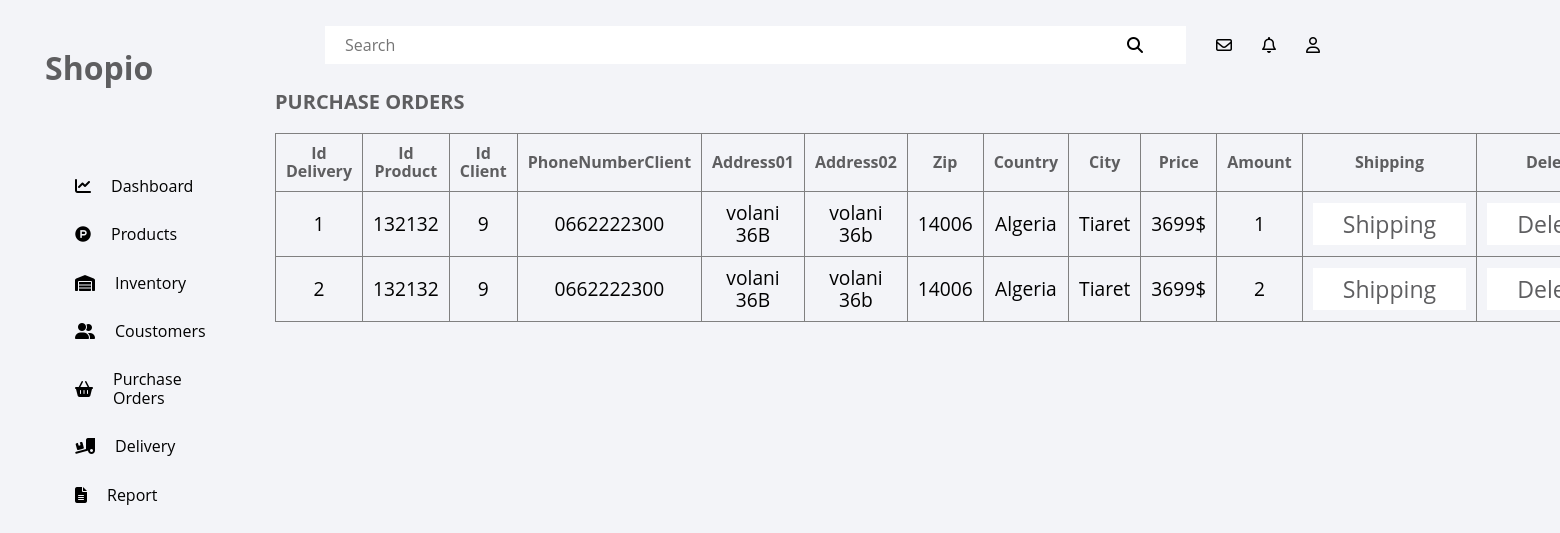
Page /admin/purchase_orders.php (signed in) on the committed database.
### tables this page shows
CREATE TABLE `shipping` (
  `idShipping` int(11) NOT NULL,
  `idProduct` int(11) NOT NULL,
  `IdClient` int(11) NOT NULL,
  `PhoneNumberClient` int(11) NOT NULL,
  `address01` varchar(1000) NOT NULL,
  `address02` varchar(1000) NOT NULL,
  `zip` int(11) NOT NULL,
  `country` varchar(20) NOT NULL,
  `city` varchar(20) NOT NULL,
  `Price` int(11) NOT NULL,
  `amount` int(11) NOT NULL
);

### admin/purchase_orders.php (the view, shortened to what this page needs)
<!DOCTYPE html>
<html lang="en">
<head>
    <link rel="stylesheet" href="Css/dashboard.css">
    <link rel="stylesheet" href="Css/purchase_orders.css">
    <link rel="stylesheet" href="Css/normalize.css">
    <link rel="stylesheet" href="Css/all.min.css">
</head>
<body>
<?php
        $host = "127.0.0.1";
        $user = "root";
        $pass = '';
        $db = 'e-commerce';
        $port = '3306';
        $con = mysqli_connect($host,$user,$pass,$db,$port);
    ?>
    <div class="admin_panel">
        <div class="menu">
            <div class="container">
                <ul>
                    <li class="search">
                        <form action="purchase_orders.php">
                            <input type="search" name="search_input" placeholder="Search">
                            <i class="fas fa-search"></i>
                        </form>
                    </li>
                    <li><i class="fa-regular fa-envelope"></i></li>
                    <li><i class="fa-regular fa-bell"></i></li>
                    <li><i class="far fa-user"></i></li>
                </ul>
            </div>
        </div>
        <div class="sideBar">
            <div class="container">
                <div class="bar">
                    <h1 id="logo"><a href="#">Shopio</a></h1>
                    <div class="explor">
                        <div class="box">
                        <i class="fa-solid fa-chart-line"></i>
                            <a href="dashboard.php">Dashboard</a>
                        </div>
                        <div class="box">
                            <i class="fab fa-product-hunt"></i>
                            <a href="prodects.php">Products</a>
                        </div>
                        <div class="box">
                            <i class="fa-solid fa-warehouse"></i>
                            <a href="inventory.php">Inventory</a>
                        </div>
                        <div class="box">
                            <i class="fas fa-user-friends"></i>
                            <a href="coustomers.php">Coustomers</a>
                        </div>
                        <div class="box">
                            <i class="fa-solid fa-basket-shopping"></i>
                            <a href="purchase_orders.php">Purchase Orders</a>
                        </div>
                        <div class="box">
                            <i class="fas fa-truck-loading"></i>
                            <a href="delivery.php">Delivery</a>
                        </div>
                        <div class="box">
                            <i class="fas fa-file-alt"></i>
                            <a href="report.php">Report</a>
                        </div>
                    </div>
                </div>
            </div>
        </div>
        <div class="content">
            <div class="container">
                <div class="titel">
                    <h3>PURCHASE ORDERS</h3>
                </div>
                <div class="table">
                    <table border="1" cellpadding='0'>
                        <thead>
                            <tr>
                                <th>Id Delivery</th>
                                <th>Id Product</th>
                                <th>Id Client</th>
                                <th>PhoneNumberClient</th>
                                <th>Address01</th>
                                <th>Address02</th>
                                <th>Zip</th>
                                <th>Country</th>
                                <th>City</th>
                                <th>Price</th>
                                <th>Amount</th>
                                <th>Shipping</th>
                                <th>Delete</th>
                            </tr>
                        </thead>
                        <tbody>
                            <?php
                            if(empty($_GET['search_input']))
                            $sql = "SELECT * FROM `shipping`";
                            else{
                                $search_input = $_GET['search_input'];
                                $sql = "SELECT * FROM `shipping` where idShipping like '%$search_input%'";
                            }
                    $result = mysqli_query($con, $sql);
                    while ($row = mysqli_fetch_assoc($result)){
                        $idDelivery = $row['idShipping'];
                        $idProduct = $row['idProduct'];
                        $IdClient = $row['IdClient'];
                        $PhoneNumberClient = $row['PhoneNumberClient'];
                        $address01 = $row['address01'];
                        $address02 = $row['address02'];
                        $zip = $row['zip'];
                        $country = $row['country'];
                        $city = $row['city'];
                        $Price = $row['Price'];
                        $amount = $row['amount'];
                        echo '<tr>
                        <td>'.$idDelivery.'</td>
                        <td>'.$idProduct.'</td>
                        <td>'.$IdClient.'</td>
                        <td>0'.$PhoneNumberClient.'</td>
                        <td>'.$address01.'</td>
                        <td>'.$address02.'</td>
                        <td>'.$zip.'</td>
                        <td>'.$country.'</td>
                        <td>'.$city.'</td>
                        <td>'.$Price.'$</td>
                        <td>'.$amount.'</td>
                        <td><a href="shipping.php?idDelivery='.$idDelivery.'&'.
                        'idProduct='. $idProduct .'&'.
                        'IdClient='. $IdClient .'&'.
                        'PhoneNumberClient'. $PhoneNumberClient .'&'.
                        'address01='. $address01 .'&'.
                        'address02='. $address02 .'&'.
                        'zip='. $zip .'&'.
                        'country='. $country .'&'.
                        'city='. $city .'&'.
                        'Price='. $Price .'&'.
                        'amount='. $amount .'&'.
                        '" class="btnDelete">Shipping</a></td>
                        <td><a href="delete.php?idDelivery='.$idDelivery.'&tabel=PURCHASEORDERS" class="btnDelete">Delete</a></td>
                        </tr>';
                    }
                    ?>
                        </tbody>
                    </table>
                </div>
            </div>
        </div>
    </div>
</body>
</html>

### admin/Css/dashboard.css (style rules this page uses)
:root { --main-color: #f3f4f8; --sec-color: #5e5e60; --text-color-white: #eeeeee; --text-color-black: #191919; --image-color: #19191952; }
* { -webkit-box-sizing: border-box; -moz-box-sizing: border-box; box-sizing: border-box; }
html { scroll-behavior: smooth; }
body { font-family: "Open Sans", sans-serif; background-color: var(--main-color); }
.container { padding-left: 15px; padding-right: 15px; margin-left: auto; margin-right: auto; }
@media (min-width: 768px) { .container { width: 750px; } }
@media (min-width: 992px) { .container { width: 970px; } }
@media (min-width: 1200px) { .container { width: 1170px; } }
.titel { position: relative; display: flex; align-items: center; justify-content: space-between; }
.titel h3 { font-weight: bold; font-size: 20px; color: var(--sec-color); }
.admin_panel { display: grid; grid-template-columns: 260px 1fr 1fr 1fr; grid-template-rows: .2fr 3fr; grid-template-areas: "sideBar menu menu menu" "sideBar content content content"; height: 100vh; }
.menu { grid-area: menu; height: 70px; position: relative; }
.menu .container { position: absolute; margin: 10px; width: 100%; }
.menu .container .search { position: relative; width: 70%; margin: 0; }
.menu .container .search input { outline: none; border: none; width: 100%; padding: 10px 20px; }
.menu .container .search i { position: absolute; top: 50%; transform: translateY(-50%); right: 5%; }
.menu .container ul { display: flex; align-items: center; gap: 30px; }
.menu .container ul li { display: inline-block; }
.sideBar { grid-area: sideBar; height: 100%; }
.sideBar .container { width: 100%; }
.sideBar .container .bar { position: relative; }
.sideBar .container #logo { margin: 50px 30px; }
.sideBar .container #logo a { text-decoration: none; color: var(--sec-color); }
.sideBar .container .explor { margin: auto; display: block; padding: 10px 0; margin-left: 20px; }
.sideBar .container .explor .box { display: flex; align-items: center; margin: 30px 20px; }
.sideBar .container .explor .box i { margin: 0 20px; }
.sideBar .container .explor .box a { text-decoration: none; color: var(--text-color); }
.content { grid-area: content; background-color: var(--main-color); }
.content .container { width: 100%; }
.table { max-height: 500px; display: flex; justify-content: center; overflow: auto; }
.table table { border-collapse: collapse; width: 90%; }
.table table th { color: var(--sec-color); padding: 10px; }
.table table td { font-size: 1.2em; padding: 10px; text-align: center; }
.btnDelete { background-color: white; color: var(--sec-color); font-size: 1.2em; padding: 5px 30px; text-decoration: none; }

### admin/Css/purchase_orders.css (style rules this page uses)
:root { --main-color: #f3f4f8; --sec-color: #5e5e60; --text-color-white: #eeeeee; --text-color-black: #191919; --image-color: #19191952; }
.content .container { width: fit-content; }
.table { max-width: 100%; max-height: 500px; display: flex; justify-content: center; overflow: auto; }
.table table { border-collapse: collapse; width: 90%; }
.table table th { color: var(--sec-color); padding: 10px; }
.table table td { font-size: 1.2em; padding: 10px; text-align: center; }
.btnDelete { background-color: white; color: var(--sec-color); font-size: 1.2em; padding: 5px 30px; text-decoration: none; }

### rows in the picture
shipping: idShipping "1", idProduct "132132", IdClient "9", PhoneNumberClient "662222300", address01 "volani 36B", address02 "volani 36b", zip "14006", country "Algeria", city "Tiaret", Price "3699", amount "1"
shipping: idShipping "2", idProduct "132132", IdClient "9", PhoneNumberClient "662222300", address01 "volani 36B", address02 "volani 36b", zip "14006", country "Algeria", city "Tiaret", Price "3699", amount "2"
